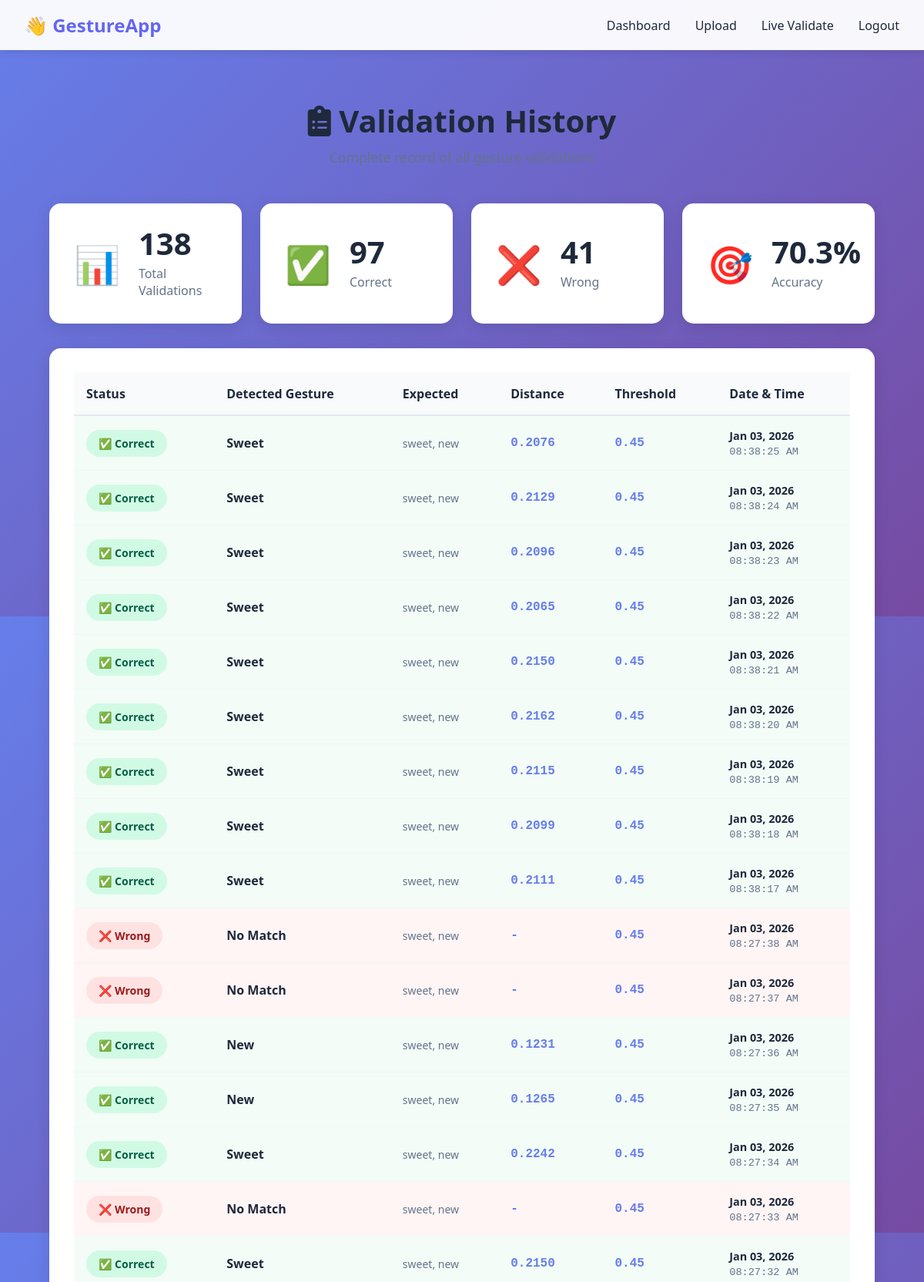
Screenshot of /validation_logs (signed in, upper part) with the database file from the repository.
### models.py (models this page shows)
class ValidationLog(db.Model):
    __tablename__ = 'validation_logs'
    id = db.Column(db.Integer, primary_key=True)
    user_id = db.Column(db.Integer, db.ForeignKey('users.id'), nullable=False)
    detected_gesture = db.Column(db.String(100))
    expected_gestures = db.Column(db.Text)
    is_correct = db.Column(db.Boolean, nullable=False)
    distance = db.Column(db.Float)
    threshold_used = db.Column(db.Float)
    session_id = db.Column(db.String(100))
    timestamp = db.Column(db.DateTime, default=datetime.utcnow, index=True)
    @property
    def expected_gestures_list(self):
        if self.expected_gestures:
            return json.loads(self.expected_gestures)
        return []

### app.py (the view)
@app.route('/validation_logs')
@login_required
def validation_logs():
    logs = ValidationLog.query.filter_by(user_id=current_user.id)\
        .order_by(ValidationLog.timestamp.desc())\
        .limit(500)\
        .all()
    correct_count = sum(1 for log in logs if log.is_correct)
    wrong_count = len(logs) - correct_count
    accuracy = round((correct_count / len(logs) * 100), 1) if logs else 0
    return render_template('validation_logs.html',
                         logs=logs,
                         correct_count=correct_count,
                         wrong_count=wrong_count,
                         accuracy=accuracy)

### app.py (called while the page is built)
@login_manager.user_loader
def load_user(user_id):
    return db.session.get(User, int(user_id))

### templates/validation_logs.html (shortened to what this page needs)
{% extends "base.html" %}
{% block content %}
<div class="logs-container">
    <div class="logs-header">
        <h1><i class="fas fa-clipboard-list"></i> Validation History</h1>
        <p>Complete record of all gesture validations</p>
    </div>
    <div class="stats-row">
        <div class="stat-card">
            <div class="stat-icon">📊</div>
            <div class="stat-content">
                <span class="stat-number">{{ logs|length }}</span>
                <span class="stat-label">Total Validations</span>
            </div>
        </div>
        <div class="stat-card">
            <div class="stat-icon">✅</div>
            <div class="stat-content">
                <span class="stat-number">{{ correct_count }}</span>
                <span class="stat-label">Correct</span>
            </div>
        </div>
        <div class="stat-card">
            <div class="stat-icon">❌</div>
            <div class="stat-content">
                <span class="stat-number">{{ wrong_count }}</span>
                <span class="stat-label">Wrong</span>
            </div>
        </div>
        <div class="stat-card">
            <div class="stat-icon">🎯</div>
            <div class="stat-content">
                <span class="stat-number">{{ accuracy }}%</span>
                <span class="stat-label">Accuracy</span>
            </div>
        </div>
    </div>
    <div class="logs-table-container">
        {% if logs %}
        <table class="logs-table">
            <thead>
                <tr>
                    <th>Status</th>
                    <th>Detected Gesture</th>
                    <th>Expected</th>
                    <th>Distance</th>
                    <th>Threshold</th>
                    <th>Date & Time</th>
                </tr>
            </thead>
            <tbody>
                {% for log in logs %}
                <tr class="{{ 'log-correct' if log.is_correct else 'log-wrong' }}">
                    <td>
                        {% if log.is_correct %}
                            <span class="status-badge status-correct">✅ Correct</span>
                        {% else %}
                            <span class="status-badge status-wrong">❌ Wrong</span>
                        {% endif %}
                    </td>
                    <td class="gesture-name">
                        {{ log.detected_gesture or 'No Match' }}
                    </td>
                    <td class="expected-gestures">
                        {{ log.expected_gestures_list|join(', ') if log.expected_gestures_list else 'All' }}
                    </td>
                    <td class="distance-val">
                        {{ "%.4f"|format(log.distance) if log.distance else '-' }}
                    </td>
                    <td class="threshold-val">
                        {{ "%.2f"|format(log.threshold_used) if log.threshold_used else '-' }}
                    </td>
                    <td class="timestamp">
                        <div class="timestamp-container">
                            <span class="date">{{ log.timestamp.strftime('%b %d, %Y') }}</span>
                            <span class="time">{{ log.timestamp.strftime('%I:%M:%S %p') }}</span>
                        </div>
                    </td>
                </tr>
                {% endfor %}
            </tbody>
        </table>
        {% endif %}
    </div>
</div>
{% endblock %}

### static/css/style.css (style rules this page uses)
* { margin: 0; padding: 0; box-sizing: border-box; }
:root { --primary: #6366f1; --primary-dark: #4f46e5; --secondary: #8b5cf6; --success: #10b981; --danger: #ef4444; --warning: #f59e0b; --dark: #1e293b; --light: #f1f5f9; --gray: #64748b; --white: #ffffff; }
body { font-family: 'Segoe UI', Tahoma, Geneva, Verdana, sans-serif; background: linear-gradient(135deg, #667eea 0%, #764ba2 100%); min-height: 100vh; color: var(--dark); }
.stat-number { font-size: 3rem; font-weight: bold; }

### templates/validation_logs.html (style rules this page uses)
.logs-container { max-width: 1600px; margin: 0 auto; padding: 2rem; }
.logs-header { text-align: center; margin-bottom: 3rem; }
.logs-header h1 { font-size: 2.5rem; color: #1e293b; margin-bottom: 0.5rem; }
.logs-header p { color: #64748b; font-size: 1.1rem; }
.stats-row { display: grid; grid-template-columns: repeat(auto-fit, minmax(250px, 1fr)); gap: 1.5rem; margin-bottom: 2rem; }
.stat-card { background: white; border-radius: 15px; padding: 2rem; display: flex; align-items: center; gap: 1.5rem; box-shadow: 0 5px 20px rgba(0,0,0,0.1); transition: transform 0.2s; }
.stat-icon { font-size: 3rem; }
.stat-content { display: flex; flex-direction: column; }
.stat-number { font-size: 2.5rem; font-weight: 800; color: #1e293b; line-height: 1; }
.stat-label { font-size: 1rem; color: #64748b; margin-top: 0.5rem; }
.logs-table-container { background: white; border-radius: 15px; padding: 2rem; box-shadow: 0 5px 20px rgba(0,0,0,0.1); overflow-x: auto; }
.logs-table { width: 100%; border-collapse: collapse; }
.logs-table thead { background: #f8fafc; }
.logs-table th { padding: 1rem; text-align: left; font-weight: 700; color: #1e293b; border-bottom: 2px solid #e2e8f0; }
.logs-table tbody tr { border-bottom: 1px solid #f1f5f9; transition: background 0.2s; }
.logs-table td { padding: 1rem; }
.log-correct { background: rgba(34, 197, 94, 0.05); }
.log-wrong { background: rgba(239, 68, 68, 0.05); }
.status-badge { padding: 0.5rem 1rem; border-radius: 20px; font-weight: 600; font-size: 0.875rem; display: inline-block; }
.status-correct { background: #d1fae5; color: #065f46; }
.status-wrong { background: #fee2e2; color: #991b1b; }
.gesture-name { font-weight: 600; color: #1e293b; text-transform: capitalize; }
.expected-gestures { color: #64748b; font-size: 0.875rem; }
.distance-val, .threshold-val { font-family: 'Courier New', monospace; color: #667eea; font-weight: 600; }
.timestamp-container { display: flex; flex-direction: column; gap: 0.25rem; }
.timestamp-container .date { color: #1e293b; font-weight: 600; font-size: 0.9rem; }
.timestamp-container .time { color: #64748b; font-size: 0.85rem; font-family: 'Courier New', monospace; }

### rows the page displays
ValidationLog: is_correct "✅ Correct", detected_gesture "Sweet", expected_gestures_list "sweet, new", distance "0.2076", threshold_used "0.45", timestamp "Jan 03, 2026", timestamp "08:38:25 AM"
ValidationLog: is_correct "✅ Correct", detected_gesture "Sweet", expected_gestures_list "sweet, new", distance "0.2129", threshold_used "0.45", timestamp "Jan 03, 2026", timestamp "08:38:24 AM"
ValidationLog: is_correct "✅ Correct", detected_gesture "Sweet", expected_gestures_list "sweet, new", distance "0.2096", threshold_used "0.45", timestamp "Jan 03, 2026", timestamp "08:38:23 AM"
ValidationLog: is_correct "✅ Correct", detected_gesture "Sweet", expected_gestures_list "sweet, new", distance "0.2065", threshold_used "0.45", timestamp "Jan 03, 2026", timestamp "08:38:22 AM"
ValidationLog: is_correct "✅ Correct", detected_gesture "Sweet", expected_gestures_list "sweet, new", distance "0.2150", threshold_used "0.45", timestamp "Jan 03, 2026", timestamp "08:38:21 AM"
ValidationLog: is_correct "✅ Correct", detected_gesture "Sweet", expected_gestures_list "sweet, new", distance "0.2162", threshold_used "0.45", timestamp "Jan 03, 2026", timestamp "08:38:20 AM"
ValidationLog: is_correct "✅ Correct", detected_gesture "Sweet", expected_gestures_list "sweet, new", distance "0.2115", threshold_used "0.45", timestamp "Jan 03, 2026", timestamp "08:38:19 AM"
ValidationLog: is_correct "✅ Correct", detected_gesture "Sweet", expected_gestures_list "sweet, new", distance "0.2099", threshold_used "0.45", timestamp "Jan 03, 2026", timestamp "08:38:18 AM"
ValidationLog: is_correct "✅ Correct", detected_gesture "Sweet", expected_gestures_list "sweet, new", distance "0.2111", threshold_used "0.45", timestamp "Jan 03, 2026", timestamp "08:38:17 AM"
ValidationLog: is_correct "❌ Wrong", detected_gesture "No Match", expected_gestures_list "sweet, new", distance "-", threshold_used "0.45", timestamp "Jan 03, 2026", timestamp "08:27:38 AM"
ValidationLog: is_correct "❌ Wrong", detected_gesture "No Match", expected_gestures_list "sweet, new", distance "-", threshold_used "0.45", timestamp "Jan 03, 2026", timestamp "08:27:37 AM"
ValidationLog: is_correct "✅ Correct", detected_gesture "New", expected_gestures_list "sweet, new", distance "0.1231", threshold_used "0.45", timestamp "Jan 03, 2026", timestamp "08:27:36 AM"
ValidationLog: is_correct "✅ Correct", detected_gesture "New", expected_gestures_list "sweet, new", distance "0.1265", threshold_used "0.45", timestamp "Jan 03, 2026", timestamp "08:27:35 AM"
ValidationLog: is_correct "✅ Correct", detected_gesture "Sweet", expected_gestures_list "sweet, new", distance "0.2242", threshold_used "0.45", timestamp "Jan 03, 2026", timestamp "08:27:34 AM"
ValidationLog: is_correct "❌ Wrong", detected_gesture "No Match", expected_gestures_list "sweet, new", distance "-", threshold_used "0.45", timestamp "Jan 03, 2026", timestamp "08:27:33 AM"
ValidationLog: is_correct "✅ Correct", detected_gesture "Sweet", expected_gestures_list "sweet, new", distance "0.2150", threshold_used "0.45", timestamp "Jan 03, 2026", timestamp "08:27:32 AM"

### other values shown
{{ logs|length }} "138"
{{ correct_count }} "97"
{{ wrong_count }} "41"
{{ accuracy }} "70.3"
